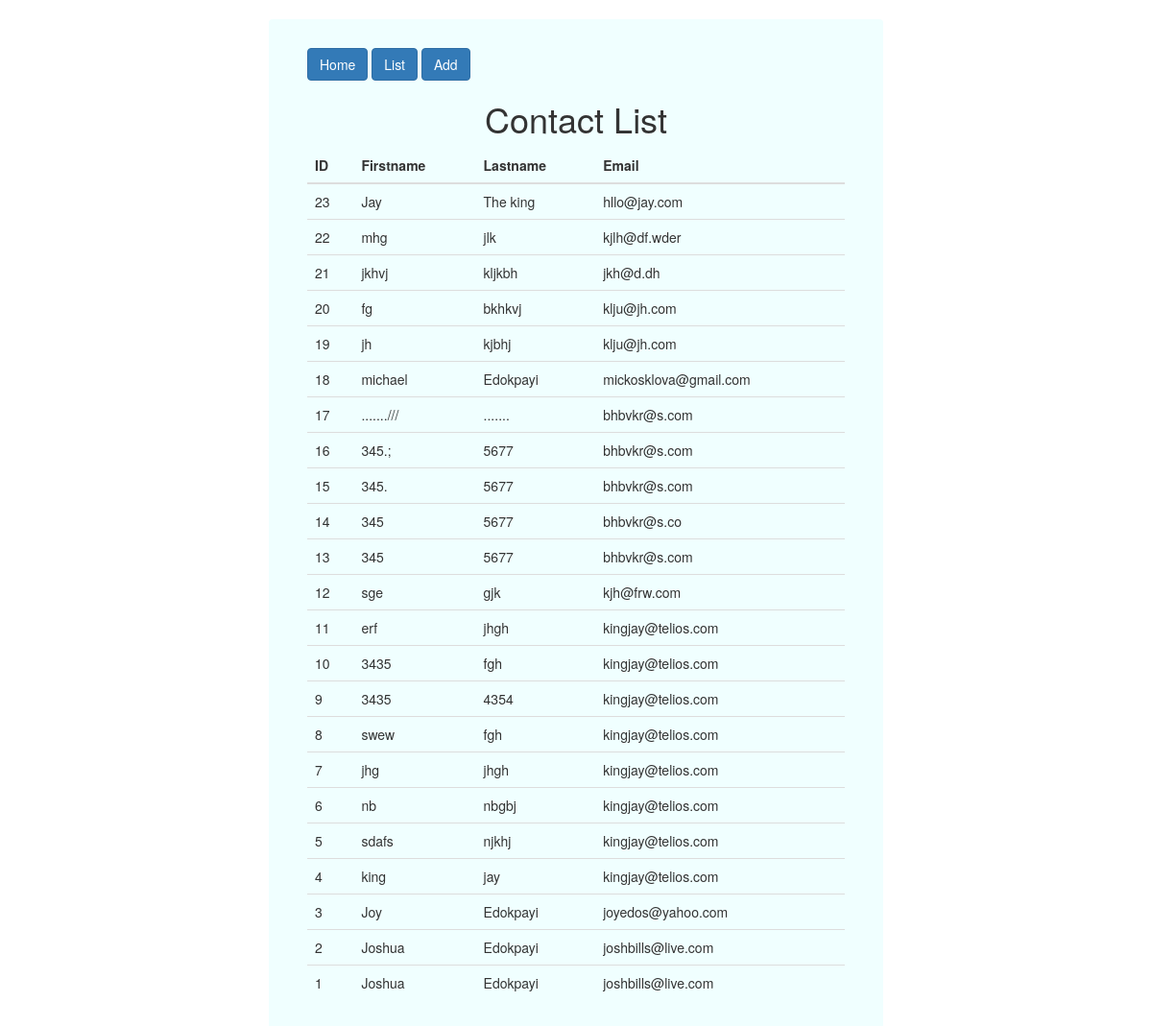
Page /list/ on the committed database.
### maildir/models.py (models this page shows)
class users(models.Model):
    first_name = models.CharField(max_length=100)
    last_name = models.CharField(max_length=100)
    email = models.EmailField(max_length=100)

### maildir/views.py (the view)
# urls.py: url(r'^list/$', views.list, name='list'),
def list(request):
	user_objects = users.objects.all().order_by('-id')
	context = {'users': user_objects}
	return render(request, 'maildir/list.html', context)

### maildir/templates/maildir/list.html
{% extends 'maildir/base.html' %}
{% block content %}
    <a href="/" class="btn btn-primary">Home </a>
    <a href="/list" class="btn btn-primary">List </a>
    <a href="/add" class="btn btn-primary">Add</a>
    <h1>Contact List</h1>
    {% if users %}
    <table class="table table-hover">
        <thead>
            <tr>
                <th>ID</th>
                <th>Firstname</th>
                <th>Lastname</th>
                <th>Email</th>
            </tr>
        </thead>
        <tbody>
			{% for user in users %}
            <tr>
                <td>{{user.id}}</td>
                <td>{{user.first_name}}</td>
                <td>{{user.last_name}}</td>
                <td>{{user.email}}</td>
            </tr>
			{% endfor %}
        </tbody>
        </table>
	{% endif %}
{% endblock %}

### maildir/templates/maildir/base.html (shortened to what this page needs)
<!DOCTYPE html>
<html>
<head>
    {% load static %}
    <link href="{% static 'maildir/sheets/bootstrap.min.css' %}" rel="stylesheet" type="text/css"/>
    <link href="{% static 'maildir/sheets/style.css' %}" rel="stylesheet" type="text/css"/>
</head>
<body>
    <wrapper class="wrapper">
    {% block content %}
    {% endblock %}
    </wrapper>
</body>
</html>

### maildir/static/maildir/sheets/style.css (style rules this page uses)
.wrapper { width: 640px; //background-color: blueviolet; display: block; background-color: azure; padding: 30px 40px; border-radius: 4px; margin: 20px auto; }
h1, .links { text-align: center; }

### rows in the picture
users: id "23", first_name "Jay", last_name "The king", email "hllo@jay.com"
users: id "22", first_name "mhg", last_name "jlk", email "kjlh@df.wder"
users: id "21", first_name "jkhvj", last_name "kljkbh", email "jkh@d.dh"
users: id "20", first_name "fg", last_name "bkhkvj", email "klju@jh.com"
users: id "19", first_name "jh", last_name "kjbhj", email "klju@jh.com"
users: id "18", first_name "michael", last_name "Edokpayi", email "mickosklova@gmail.com"
users: id "17", first_name ".......///", last_name ".......", email "bhbvkr@s.com"
users: id "16", first_name "345.;", last_name "5677", email "bhbvkr@s.com"
users: id "15", first_name "345.", last_name "5677", email "bhbvkr@s.com"
users: id "14", first_name "345", last_name "5677", email "bhbvkr@s.co"
users: id "13", first_name "345", last_name "5677", email "bhbvkr@s.com"
users: id "12", first_name "sge", last_name "gjk", email "kjh@frw.com"
users: id "11", first_name "erf", last_name "jhgh", email "kingjay@telios.com"
users: id "10", first_name "3435", last_name "fgh", email "kingjay@telios.com"
users: id "9", first_name "3435", last_name "4354", email "kingjay@telios.com"
users: id "8", first_name "swew", last_name "fgh", email "kingjay@telios.com"
users: id "7", first_name "jhg", last_name "jhgh", email "kingjay@telios.com"
users: id "6", first_name "nb", last_name "nbgbj", email "kingjay@telios.com"
users: id "5", first_name "sdafs", last_name "njkhj", email "kingjay@telios.com"
users: id "4", first_name "king", last_name "jay", email "kingjay@telios.com"
users: id "3", first_name "Joy", last_name "Edokpayi", email "joyedos@yahoo.com"
users: id "2", first_name "Joshua", last_name "Edokpayi", email "joshbills@live.com"
users: id "1", first_name "Joshua", last_name "Edokpayi", email "joshbills@live.com"
